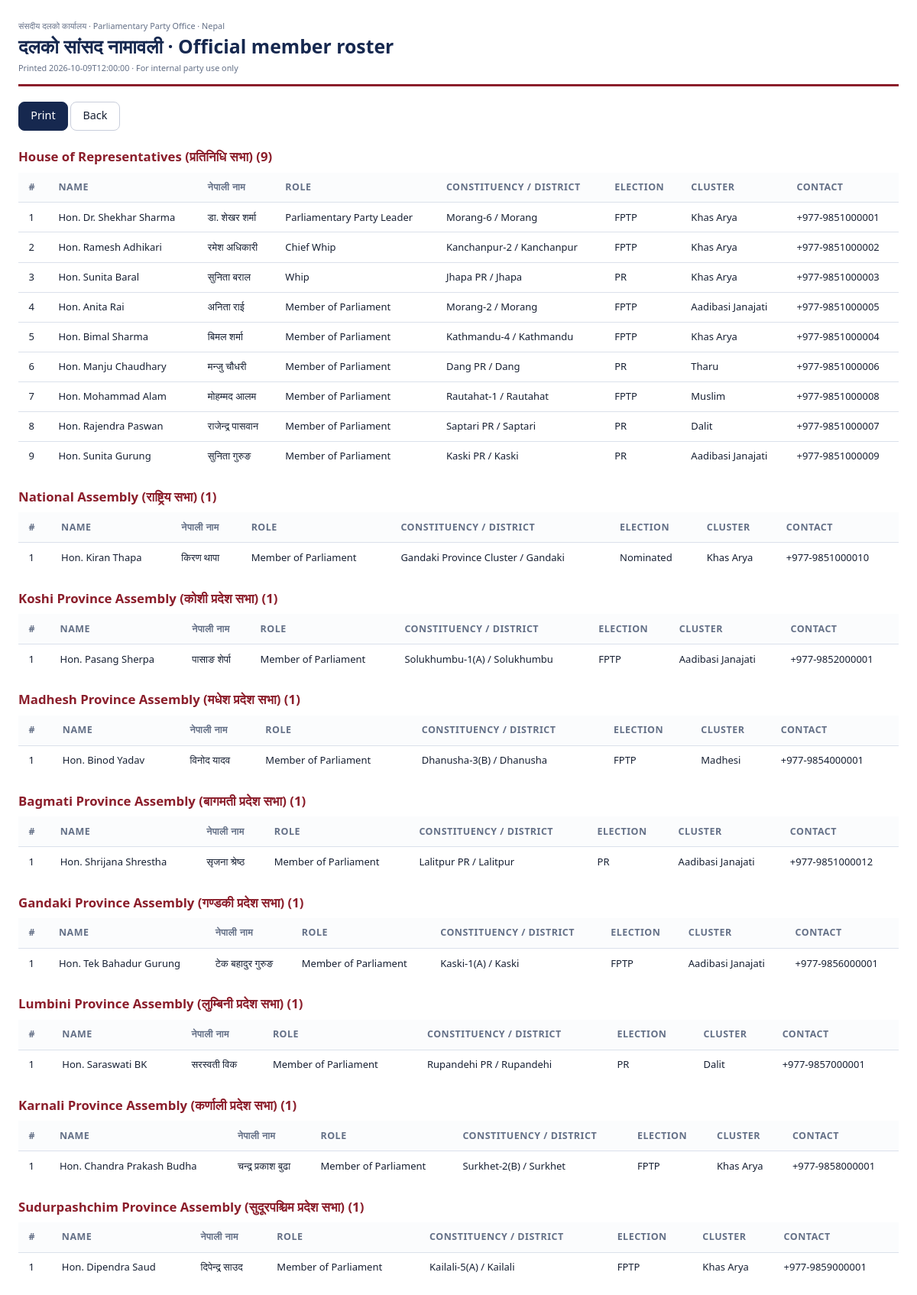
Page /members/print (signed in) on the committed database.
### tables this page shows
CREATE TABLE parliamentarians(
  id INTEGER PRIMARY KEY, name TEXT NOT NULL, name_ne TEXT, house TEXT, province TEXT,
  election_type TEXT, pr_cluster TEXT, dal_role TEXT, district TEXT, constituency TEXT,
  committee TEXT, contact TEXT, pa_name TEXT, pa_contact TEXT, capital_address TEXT,
  blood_group TEXT, bio TEXT, photo_url TEXT, status TEXT NOT NULL DEFAULT 'active',
  user_id INTEGER REFERENCES users(id));

### app.py (the view)
@app.route("/members/print")
@login_required
def members_print():
    grouped = []
    for h in HOUSES:
        mps = q(
            "SELECT * FROM parliamentarians WHERE status='active' AND house=? "
            "ORDER BY CASE dal_role WHEN 'Parliamentary Party Leader' THEN 1 WHEN 'Deputy Leader' THEN 2 "
            "WHEN 'Chief Whip' THEN 3 WHEN 'Whip' THEN 4 ELSE 5 END, name", (h,)
        )
        if mps:
            grouped.append((h, mps))
    return render_template("members_print.html", grouped=grouped, printed_at=now())

### app.py (called while the page is built)
def now():
    return dt.datetime.now().isoformat(timespec="seconds")

def today():
    return dt.date.today().isoformat()

def nepali_digits(val):
    if val is None:
        return ""
    return str(val).translate(NEP_DIGITS)

def db():
    if "db" not in g:
        g.db = sqlite3.connect(DB_PATH)
        g.db.row_factory = sqlite3.Row
        g.db.execute("PRAGMA foreign_keys=ON")
    return g.db

def q(sql, args=(), one=False):
    cur = db().execute(sql, args)
    return cur.fetchone() if one else cur.fetchall()

@app.before_request
def load_user():
    g.user = None
    uid = session.get("uid")
    if uid:
        u = q("SELECT * FROM users WHERE id=? AND status='active'", (uid,), one=True)
        if u:
            g.user = u
            session["language"] = u["language"] if "language" in u.keys() else "en"
        else:
            session.clear()
    if request.method == "POST":
        token = request.form.get("_csrf") or request.headers.get("X-CSRF-Token")
        if not token or token != session.get("csrf"):
            abort(400, "Invalid or missing CSRF token. Reload the page and try again.")

def login_required(fn):
    @wraps(fn)
    def wrapper(*a, **kw):
        if not g.user:
            return redirect(url_for("login", next=request.full_path.rstrip("?")))
        return fn(*a, **kw)
    return wrapper

### templates/members_print.html (shortened to what this page needs)
<!doctype html>
<html lang="ne">
<head>
<link rel="stylesheet" href="{{ url_for('static', filename='style.css') }}">
</head>
<body>
<div class="print-head">
  <small>संसदीय दलको कार्यालय · Parliamentary Party Office · Nepal</small>
  <h1>दलको सांसद नामावली · Official member roster</h1>
  <small>Printed {{ printed_at }} · For internal party use only</small>
</div>
<p class="no-print"><button class="btn primary" onclick="window.print()">Print</button>
<a class="btn" href="{{ url_for('members_list') }}">Back</a></p>
{% for house, mps in grouped %}
<h2>{{ HOUSE_LABELS.get(house, house) }} ({{ mps|length }})</h2>
<table class="tbl">
  <thead>
    <tr>
      <th>#</th>
      <th>Name</th>
      <th>नेपाली नाम</th>
      <th>Role</th>
      <th>Constituency / district</th>
      <th>Election</th>
      <th>Cluster</th>
      <th>Contact</th>
    </tr>
  </thead>
  <tbody>
  {% for m in mps %}
    <tr>
      <td>{{ loop.index }}</td>
      <td>{{ m.name }}</td>
      <td>{{ m.name_ne or '' }}</td>
      <td>{{ m.dal_role }}</td>
      <td>{{ m.constituency or '' }}{% if m.district %} / {{ m.district }}{% endif %}</td>
      <td>{{ m.election_type }}</td>
      <td>{{ m.pr_cluster }}</td>
      <td>{{ m.contact or '' }}</td>
    </tr>
  {% endfor %}
  </tbody>
</table>
{% endfor %}
</body>
</html>

### static/style.css (style rules this page uses)
:root { --bg: #f3f5f8; --card: #ffffff; --ink: #172033; --muted: #647087; --line: #dbe1eb; --brand: #16284f; --brand2: #21407a; --nepal-crimson: #8b1e2b; --nepal-crimson-dark: #63101b; --nepal-crimson-light: #fdf2f4; --ok: #157347; --ok-bg: #d1e7dd; --warn: #b45309; --warn-bg: #fef3c7; --err: #b91c1c; --err-bg: #fee2e2; --side: 260px; }
* { box-sizing: border-box; }
body { margin: 0; font: 14.5px/1.5 system-ui, -apple-system, 'Mukta', 'Segoe UI', Roboto, sans-serif; background: var(--bg); color: var(--ink); }
a { color: var(--brand2); text-decoration: none; }
h1 { font-size: 1.55rem; margin: .1rem 0; font-weight: 700; color: #111a2e; }
h2 { font-size: 1.12rem; margin: 0 0 .6rem; font-weight: 600; color: #1c2b48; }
html[lang="ne"] body { font-family: 'Mukta', system-ui, sans-serif; }
.tbl { width: 100%; border-collapse: collapse; }
.tbl th { text-align: left; font-size: .78rem; text-transform: uppercase; letter-spacing: .04em; color: var(--muted); padding: .65rem .85rem; border-bottom: 1px solid var(--line); white-space: nowrap; background: #fbfcfd; }
.tbl td { padding: .6rem .85rem; border-bottom: 1px solid var(--line); vertical-align: top; }
.tbl tr:last-child td { border-bottom: 0; }
.btn { display: inline-block; font: inherit; font-size: .9rem; font-weight: 500; padding: .48rem .95rem; border-radius: 8px; border: 1px solid #c9cedb; background: #fff; color: var(--ink); cursor: pointer; transition: all .15s ease; }
.btn.primary { background: var(--brand); border-color: var(--brand); color: #fff; }

### templates/members_print.html (style rules this page uses)
body { background:#fff; margin:1.5rem; font: 13px/1.45 'Mukta', system-ui, sans-serif; }
.print-head { border-bottom: 3px solid #8b1e2b; padding-bottom: .8rem; margin-bottom: 1.2rem; }
.print-head h1 { margin: 0; color: #16284f; }
.print-head small { color: #647087; }
h2 { color: #8b1e2b; margin: 1.4rem 0 .5rem; font-size: 1.05rem; }

### rows in the picture
parliamentarians: name "Hon. Dr. Shekhar Sharma", name_ne "डा. शेखर शर्मा", dal_role "Parliamentary Party Leader", constituency "Morang-6", district "Morang", election_type "FPTP", pr_cluster "Khas Arya", contact "+977-9851000001"
parliamentarians: name "Hon. Ramesh Adhikari", name_ne "रमेश अधिकारी", dal_role "Chief Whip", constituency "Kanchanpur-2", district "Kanchanpur", election_type "FPTP", pr_cluster "Khas Arya", contact "+977-9851000002"
parliamentarians: name "Hon. Sunita Baral", name_ne "सुनिता बराल", dal_role "Whip", constituency "Jhapa PR", district "Jhapa", election_type "PR", pr_cluster "Khas Arya", contact "+977-9851000003"
parliamentarians: name "Hon. Anita Rai", name_ne "अनिता राई", dal_role "Member of Parliament", constituency "Morang-2", district "Morang", election_type "FPTP", pr_cluster "Aadibasi Janajati", contact "+977-9851000005"
parliamentarians: name "Hon. Bimal Sharma", name_ne "बिमल शर्मा", dal_role "Member of Parliament", constituency "Kathmandu-4", district "Kathmandu", election_type "FPTP", pr_cluster "Khas Arya", contact "+977-9851000004"
parliamentarians: name "Hon. Manju Chaudhary", name_ne "मन्जु चौधरी", dal_role "Member of Parliament", constituency "Dang PR", district "Dang", election_type "PR", pr_cluster "Tharu", contact "+977-9851000006"
parliamentarians: name "Hon. Mohammad Alam", name_ne "मोहम्मद आलम", dal_role "Member of Parliament", constituency "Rautahat-1", district "Rautahat", election_type "FPTP", pr_cluster "Muslim", contact "+977-9851000008"
parliamentarians: name "Hon. Rajendra Paswan", name_ne "राजेन्द्र पासवान", dal_role "Member of Parliament", constituency "Saptari PR", district "Saptari", election_type "PR", pr_cluster "Dalit", contact "+977-9851000007"
parliamentarians: name "Hon. Sunita Gurung", name_ne "सुनिता गुरुङ", dal_role "Member of Parliament", constituency "Kaski PR", district "Kaski", election_type "PR", pr_cluster "Aadibasi Janajati", contact "+977-9851000009"
parliamentarians: name "Hon. Kiran Thapa", name_ne "किरण थापा", dal_role "Member of Parliament", constituency "Gandaki Province Cluster", district "Gandaki", election_type "Nominated", pr_cluster "Khas Arya", contact "+977-9851000010"
parliamentarians: name "Hon. Pasang Sherpa", name_ne "पासाङ शेर्पा", dal_role "Member of Parliament", constituency "Solukhumbu-1(A)", district "Solukhumbu", election_type "FPTP", pr_cluster "Aadibasi Janajati", contact "+977-9852000001"
parliamentarians: name "Hon. Binod Yadav", name_ne "विनोद यादव", dal_role "Member of Parliament", constituency "Dhanusha-3(B)", district "Dhanusha", election_type "FPTP", pr_cluster "Madhesi", contact "+977-9854000001"
parliamentarians: name "Hon. Shrijana Shrestha", name_ne "सृजना श्रेष्ठ", dal_role "Member of Parliament", constituency "Lalitpur PR", district "Lalitpur", election_type "PR", pr_cluster "Aadibasi Janajati", contact "+977-9851000012"
parliamentarians: name "Hon. Tek Bahadur Gurung", name_ne "टेक बहादुर गुरुङ", dal_role "Member of Parliament", constituency "Kaski-1(A)", district "Kaski", election_type "FPTP", pr_cluster "Aadibasi Janajati", contact "+977-9856000001"
parliamentarians: name "Hon. Saraswati BK", name_ne "सरस्वती विक", dal_role "Member of Parliament", constituency "Rupandehi PR", district "Rupandehi", election_type "PR", pr_cluster "Dalit", contact "+977-9857000001"
parliamentarians: name "Hon. Chandra Prakash Budha", name_ne "चन्द्र प्रकाश बुढा", dal_role "Member of Parliament", constituency "Surkhet-2(B)", district "Surkhet", election_type "FPTP", pr_cluster "Khas Arya", contact "+977-9858000001"
parliamentarians: name "Hon. Dipendra Saud", name_ne "दिपेन्द्र साउद", dal_role "Member of Parliament", constituency "Kailali-5(A)", district "Kailali", election_type "FPTP", pr_cluster "Khas Arya", contact "+977-9859000001"

### other values in the picture
{{ HOUSE_LABELS.get(house, house) }} "House of Representatives (प्रतिनिधि सभा)" "National Assembly (राष्ट्रिय सभा)" "Koshi Province Assembly (कोशी प्रदेश सभा)" "Madhesh Province Assembly (मधेश प्रदेश सभा)" "Bagmati Province Assembly (बागमती प्रदेश सभा)" "Gandaki Province Assembly (गण्डकी प्रदेश सभा)" "Lumbini Province Assembly (लुम्बिनी प्रदेश सभा)" "Karnali Province Assembly (कर्णाली प्रदेश सभा)" "Sudurpashchim Province Assembly (सुदूरपश्चिम प्रदेश सभा)"
{{ mps|length }} "9" "1" "1" "1" "1" "1" "1" "1" "1"
